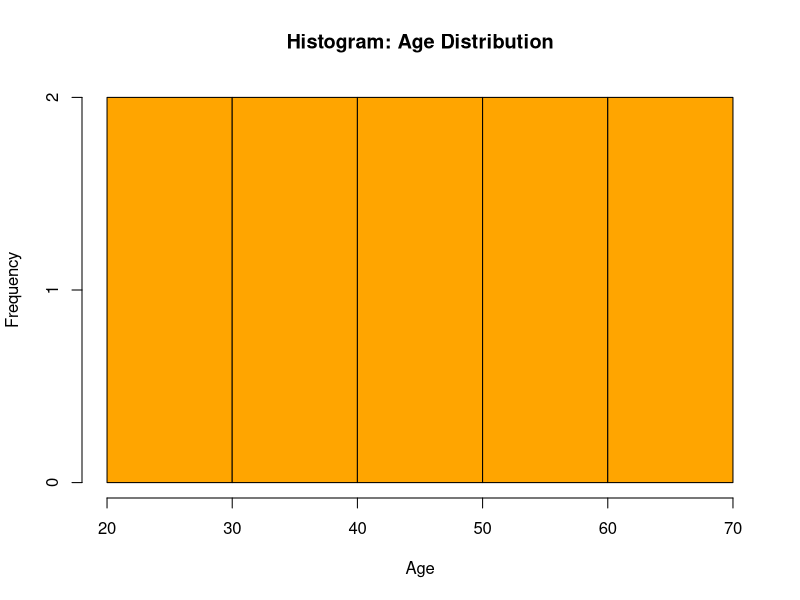

The R script that drew this image:
age <- c(25, 30, 35, 40, 45, 50, 55, 60, 65, 70)

hist(age, 
     main = "Histogram: Age Distribution", 
     xlab = "Age", 
     col = "orange", 
     breaks = 5)
